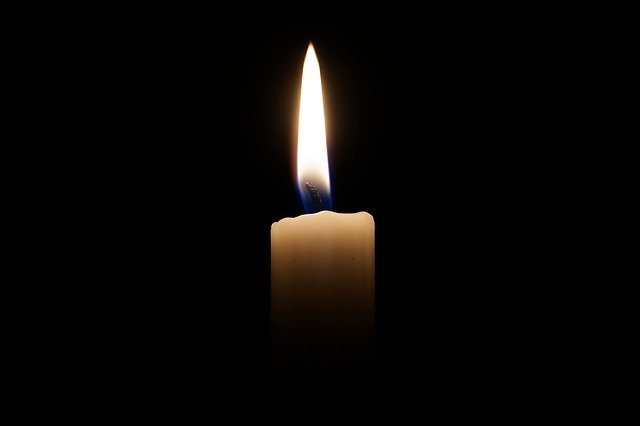
#> input picture HistogramaConstrasteEBrilho/vela.jpg, 640 x 426 px
$ python 'Translação_pixels.py'
#> lines starting #> are read from the running program, lines starting #| are printed output that depends on the picture
import cv2
import numpy as np
from matplotlib import pyplot as plt

img_v = cv2.imread('vela.jpg', cv2.IMREAD_GRAYSCALE)
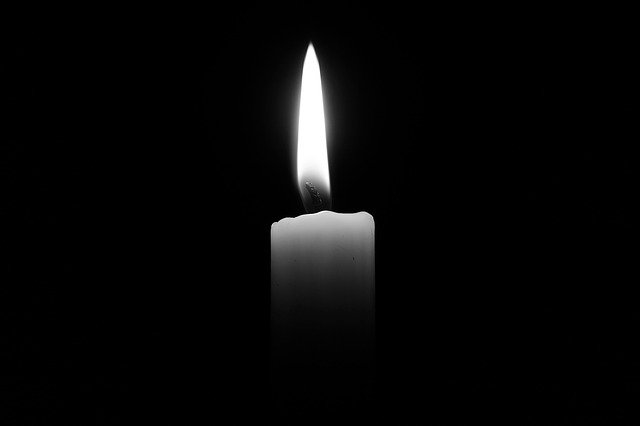
#> img_v: shape (426, 640); min 0, max 255, mean 7.1
h, w = img_v.shape
#> h = 426; w = 640

M = np.float32([[1, 0, 150], [0, 1, 150]])
trans_v = cv2.warpAffine(img_v, M, (w, h))
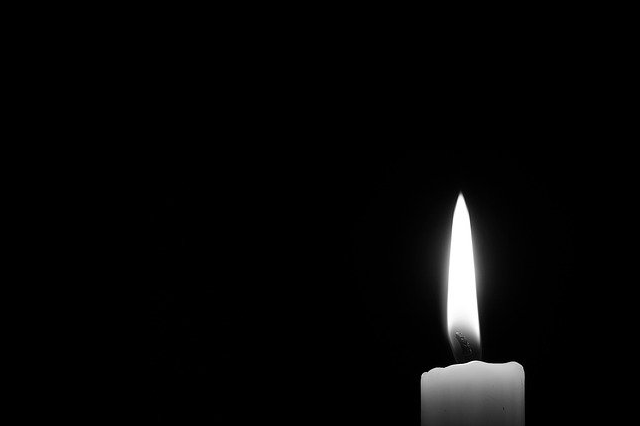
#> trans_v: shape (426, 640); min 0, max 255, mean 6.7

fig, axs = plt.subplots(1, 2, figsize=(10, 5))
axs[0].hist(img_v.ravel(), 256, range=[0, 256])
axs[1].hist(trans_v.ravel(), 256, range=[0, 256])
plt.savefig('ex3_histograma_translacao.png')
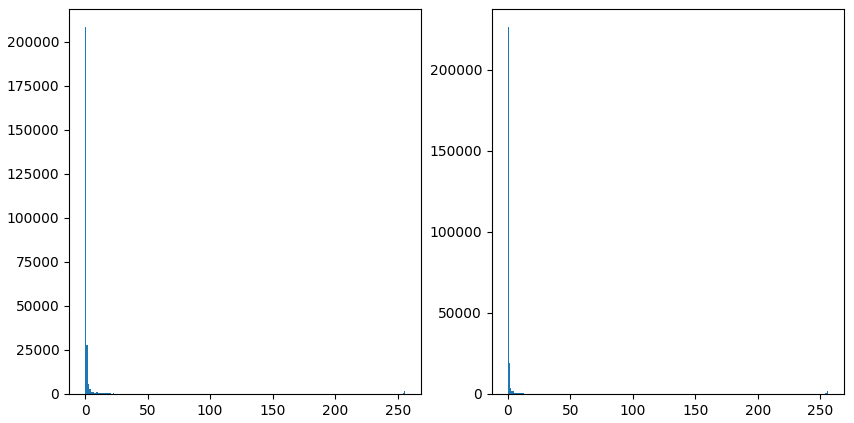
#> figure drawn by matplotlib, 2 panels; panel 1: tallest bar 208133 high, from x = 0 to 1; panel 2: tallest bar 226218 high, from x = 0 to 1
plt.close()

resultado = np.hstack((img_v, trans_v))
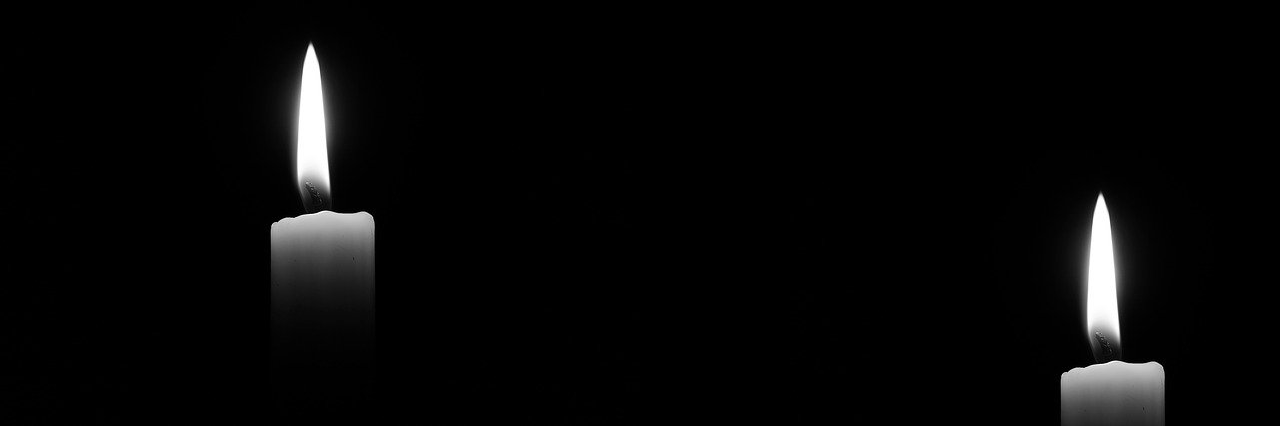
#> resultado: shape (426, 1280); min 0, max 255, mean 6.9
cv2.imwrite('vela_translacao_comparacao.jpg', resultado)

# A translação em si não altera os valores dos pixels que foram movidos.
# Porém, como a área vazia deixada pelo deslocamento foi preenchida com pixels
# pretos, o novo histograma apresentará um pico gigantesco exatamente na
# intensidade 0 (preto absoluto). Esse novo pico distorce a escala do gráfico,
# fazendo com que a distribuição original pareça comprimida, embora a contagem
# dos pixels da vela continue a mesma.
